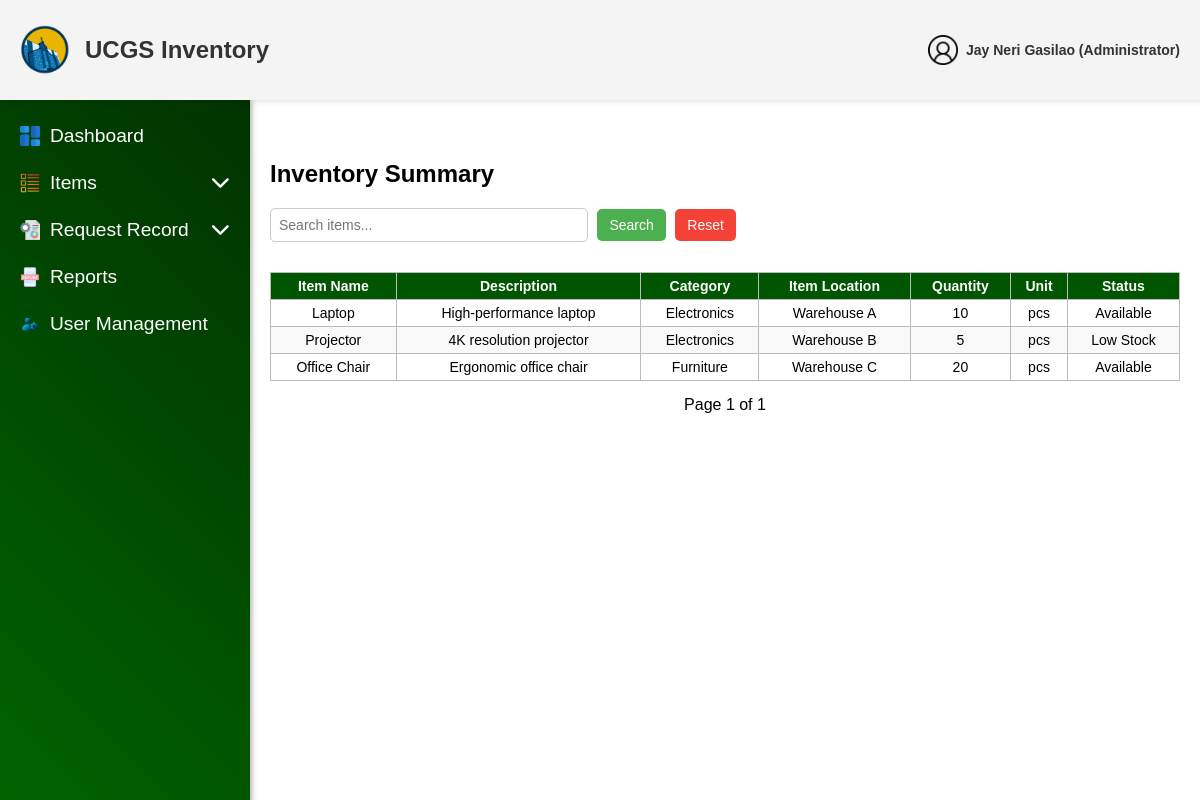
The page /admin/InventorySummary.php (signed in) on the database its author committed.
### tables this page shows
CREATE TABLE IF NOT EXISTS users (
    user_id INT AUTO_INCREMENT PRIMARY KEY,
    username VARCHAR(255) NOT NULL UNIQUE,
    email VARCHAR(255) NOT NULL UNIQUE,
    password VARCHAR(255) NOT NULL,
    role ENUM('User', 'Administrator') NOT NULL,
    ministry ENUM('UCM', 'CWA', 'CHOIR', 'PWT', 'CYF') NOT NULL,
    status ENUM('Active', 'Deactivated') NOT NULL DEFAULT 'Active',
    deactivation_end DATETIME DEFAULT NULL,
    created_at DATETIME NOT NULL DEFAULT CURRENT_TIMESTAMP,
    updated_at DATETIME DEFAULT NULL ON UPDATE CURRENT_TIMESTAMP
);

CREATE TABLE IF NOT EXISTS items (
    item_id INT AUTO_INCREMENT PRIMARY KEY,
    item_no VARCHAR(50) UNIQUE NOT NULL,
    item_name VARCHAR(255) NOT NULL,
    description TEXT,
    quantity INT NOT NULL,
    unit VARCHAR(20),
    status ENUM('Available', 'Out of Stock', 'Low Stock') NOT NULL,
    reorder_point INT DEFAULT 0,
    model_no VARCHAR(50),
    item_category VARCHAR(50),
    item_location VARCHAR(50),
    expiration DATE DEFAULT NULL,
    brand VARCHAR(50),
    supplier VARCHAR(50),
    price_per_item DECIMAL(10,2),
    deleted_at DATETIME DEFAULT NULL,
    last_updated DATETIME NOT NULL DEFAULT CURRENT_TIMESTAMP ON UPDATE CURRENT_TIMESTAMP,
    created_at DATETIME NOT NULL DEFAULT CURRENT_TIMESTAMP
);

### admin/InventorySummary.php (the view, shortened to what this page needs)
<?php
include '../config/db_connection.php';
$currentAdminId = $_SESSION['user_id'];
$stmt = $conn->prepare("SELECT username, email, role FROM users WHERE user_id = ?");
$stmt->bind_param("i", $currentAdminId);
$stmt->execute();
$result = $stmt->get_result();
$currentAdmin = $result->fetch_assoc();
$accountName = $currentAdmin['username'] ?? 'User';
$accountRole = $currentAdmin['role'] ?? '';
$limit = 10;
$page = isset($_GET['page']) && $_GET['page'] > 0 ? (int)$_GET['page'] : 1;
$offset = ($page - 1) * $limit;
$totalQuery = "SELECT COUNT(*) AS total FROM items";
$totalResult = $conn->query($totalQuery);
$totalRows = $totalResult->fetch_assoc()['total'];
$totalPages = $totalRows > 0 ? ceil($totalRows / $limit) : 1;
$query = $conn->prepare("SELECT * FROM items LIMIT ? OFFSET ?");
$query->bind_param("ii", $limit, $offset);
$query->execute();
$result = $query->get_result();
?>
<!DOCTYPE html>
<html lang="en">
<head>
    <link rel="stylesheet" href="../css/Isummary.css">
    <link rel="stylesheet" href="https://cdnjs.cloudflare.com/ajax/libs/font-awesome/6.5.1/css/all.min.css">
</head>
<body>
<header class="header">
        <div class="header-content">
            <div class="left-side">
                <img src="../assets/img/Logo.png" alt="Logo" class="logo">
                <span class="website-name">UCGS Inventory</span>
            </div>
            <div class="right-side">
            <div class="user">
    <img src="../assets/img/users.png" alt="User" class="icon" id="userIcon">
    <span class="admin-text"><?php echo htmlspecialchars($accountName); ?> (<?php echo htmlspecialchars($accountRole); ?>)</span>
</div>
            </div>
        </div>
    </header>
    <aside class="sidebar">
        <ul>
            <li><a href="AdminDashboard.php"><img src="../assets/img/dashboards.png" alt="Dashboard Icon" class="sidebar-icon"> Dashboard</a></li>
            <li class="dropdown">
                <a href="#" class="dropdown-btn">
                    <img src="../assets/img/list-items.png" alt="Items Icon" class="sidebar-icon">
                    <span class="text">Items</span>
                    <i class="fa-solid fa-chevron-down arrow-icon"></i>
                </a>
            </li>
            <li class="dropdown">
                <a href="#" class="dropdown-btn">
                    <img src="../assets/img/request-for-proposal.png" alt="Request Icon" class="sidebar-icon">
                    <span class="text">Request Record</span>
                    <i class="fa-solid fa-chevron-down arrow-icon"></i>
                </a>
            </li>
            <li><a href="Reports.php"><img src="../assets/img/reports.png" alt="Reports Icon" class="sidebar-icon"> Reports</a></li>
            <li><a href="UserManagement.php"><img src="../assets/img/user-management.png" alt="User Management Icon" class="sidebar-icon"> User Management</a></li>
        </ul>
    </aside>
<div class="main-content">
    <h2 style="font-family:'Akrobat', sans-serif;">Inventory Summary</h2>
    <input type="text" id="searchBar" placeholder="Search items...">
    <button onclick="searchTable()">Search</button>
    <button onclick="resetSearch()">Reset</button>
    <table class="inventory-table">
        <thead>
            <tr>
                <th>Item Name</th>
                <th>Description</th>
                <th>Category</th>
                <th>Item Location</th>
                <th>Quantity</th>
                <th>Unit</th>
                <th>Status</th>
            </tr>
        </thead>
        <tbody>
            <?php if ($result->num_rows > 0): ?>
                <?php while ($row = $result->fetch_assoc()): ?>
                    <tr>
                        <td><?php echo $row['item_name']; ?></td>
                        <td><?php echo $row['description']; ?></td>
                        <td><?php echo $row['item_category'] ?? 'N/A'; ?></td>
                        <td><?php echo $row['item_location'] ?? 'N/A'; ?></td>
                        <td><?php echo $row['quantity']; ?></td>
                        <td><?php echo $row['unit']; ?></td>
                        <td><?php echo $row['status']; ?></td>
                    </tr>
                <?php endwhile; ?>
            <?php else: ?>
                <tr>
                    <td colspan="8">No items found.</td>
                </tr>
            <?php endif; ?>
        </tbody>
    </table>
    <div class="pagination">
        <span id="page-number" style="font-family:'Akrobat', sans-serif;">Page <?php echo $page; ?> of <?php echo $totalPages; ?></span>
    </div>
</div>
</body>
</html>

### css/Isummary.css (style rules this page uses)
body { margin: 0; font-family: 'Akrobat', sans-serif; }
.header { background-color: #f4f4f4; height: 100px; padding: 0 20px; box-shadow: 0 2px 5px rgba(0, 0, 0, 0.1); display: flex; align-items: center; position: fixed; top: 0; left: 0; width: 100%; z-index: 1000; }
.header-content { display: flex; justify-content: space-between; width: 100%; align-items: center; }
.main-content { margin-left: 250px; margin-top: 120px; padding: 20px; }
.left-side { display: flex; align-items: center; }
.logo { height: 50px; margin-right: 15px; }
.website-name { font-family: 'Akrobat', sans-serif; font-size: 1.5em; font-weight: bold; color: #333; }
.right-side { margin-right: 40px; display: flex; align-items: center; gap: 10px; }
.icon { height: 30px; margin-left: 20px; cursor: pointer; }
.sidebar { width: 250px; height: calc(100vh - 100px); background: linear-gradient(45deg, #006400, #003300); position: fixed; top: 100px; left: 0; display: flex; flex-direction: column; padding-top: 10px; box-shadow: 2px 0 5px rgba(0, 0, 0, 0.3); }
.sidebar ul { font-family: 'Akrobat', sans-serif; list-style: none; padding: 0px; margin: 0; }
.sidebar li { margin: 5px 0; }
.sidebar a, .dropdown-btn { font-family: 'Akrobat', sans-serif; text-decoration: none; color: rgb(255, 255, 255); font-size: 1.2em; padding: 10px 20px; display: flex; align-items: center; transition: background-color 0.3s ease, transform 0.2s ease-in-out; }
.sidebar a .text, .dropdown-btn .text { flex-grow: 1; text-align: left; }
.sidebar-icon { width: 20px; height: 20px; margin-right: 10px; transition: transform 0.2s ease-in-out; }
.dropdown-btn { display: flex; align-items: center; justify-content: space-between; cursor: pointer; }
.arrow-icon { margin-left: auto; transition: transform 0.3s ease; }
.user { position: relative; cursor: pointer; display: flex; align-items: center; gap: 8px; }
.user .icon { width: 30px; height: 30px; }
.admin-text { font-size: 14px; font-weight: bold; color: #333; }
#searchBar { width: 300px; padding: 8px; margin-bottom: 10px; border: 1px solid #ccc; border-radius: 5px; font-size: 14px; }
button { padding: 8px 12px; margin-left: 5px; border: none; cursor: pointer; font-size: 14px; border-radius: 5px; }
button:first-of-type { background-color: #4CAF50; color: white; }
button:last-of-type { background-color: #f44336; color: white; }
.inventory-table { width: 100%; border-collapse: collapse; margin-top: 20px; font-size: 14px; }
.inventory-table th, .inventory-table td { border: 1px solid #bbb; padding: 5px; text-align: center; white-space: nowrap; }
.inventory-table th { background-color: #005500; color: white; font-weight: bold; }
.inventory-table tr:nth-child(even) { background-color: #f9f9f9; }
.pagination { display: flex; justify-content: center; align-items: center; margin-top: 15px; gap: 10px; }

### rows shown on the page
users: username "Jay Neri Gasilao", role "Administrator"
items: item_name "Laptop", description "High-performance laptop", item_category "Electronics", item_location "Warehouse A", quantity "10", unit "pcs", status "Available"
items: item_name "Projector", description "4K resolution projector", item_category "Electronics", item_location "Warehouse B", quantity "5", unit "pcs", status "Low Stock"
items: item_name "Office Chair", description "Ergonomic office chair", item_category "Furniture", item_location "Warehouse C", quantity "20", unit "pcs", status "Available"

### other values the page prints
$page "1"
$totalPages "1"
